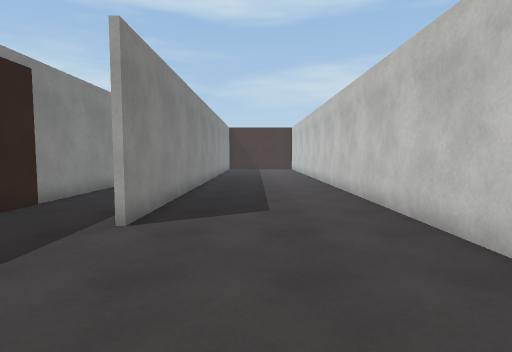
[1] (above)

19 first-person views from a walk through a scene from a Unity 3-D project. The camera is 1.4 m above the floor, tilts 4° down and sees 80° across. The floor is counted in squares, 1 m on a side. Each view is taken from the middle of a square. On the plan, view 1 faces up. The plan holds only what a view shows up to about 14 squares ahead; the rest is blank. The place goes on beyond the plan. The player is left out. Some surface patterns are stand-ins.

[2]
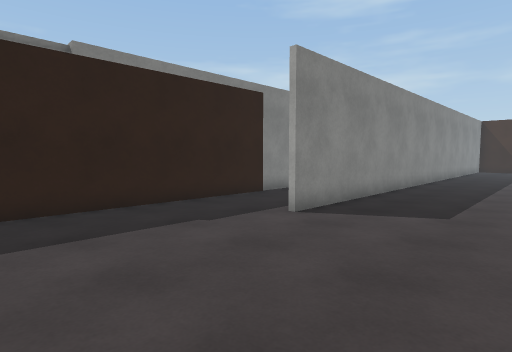

[3]
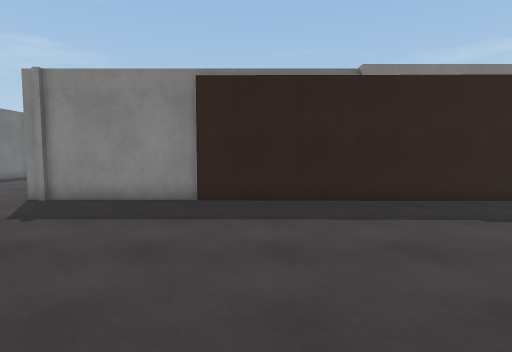

[4]
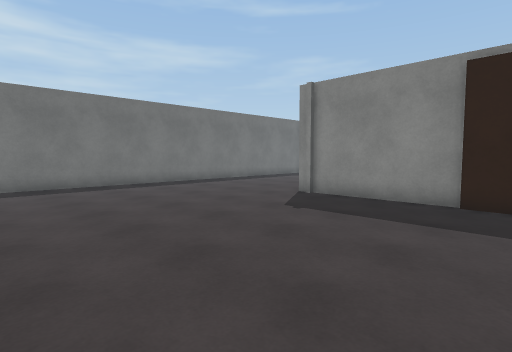

[5]
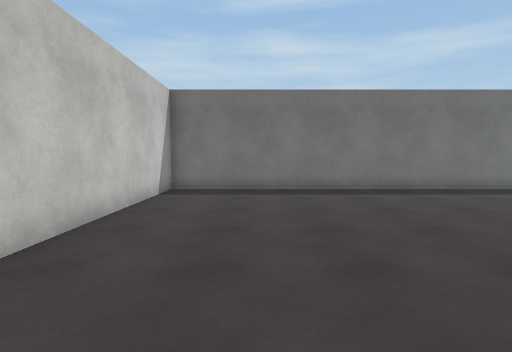

[6]
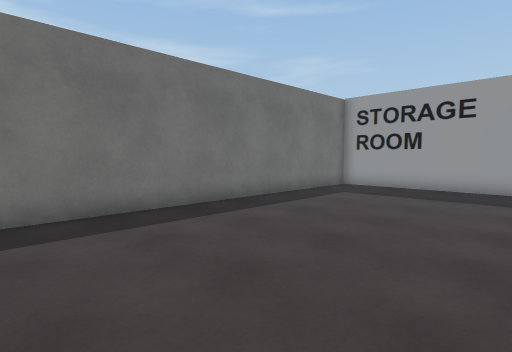

[7]
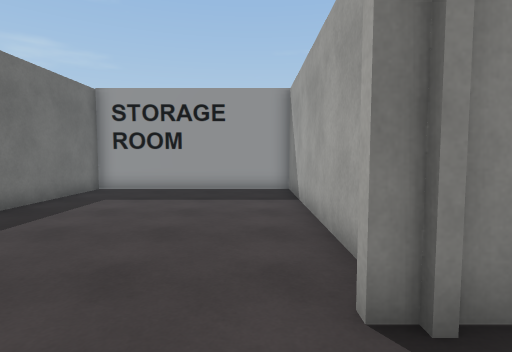

[8]
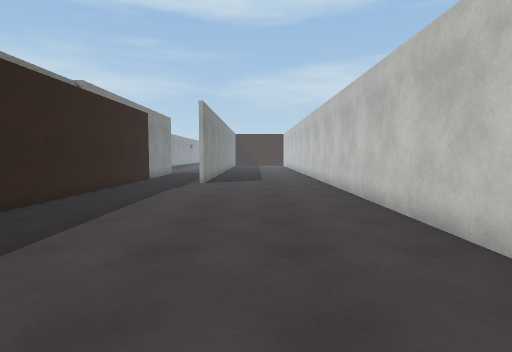

[9]
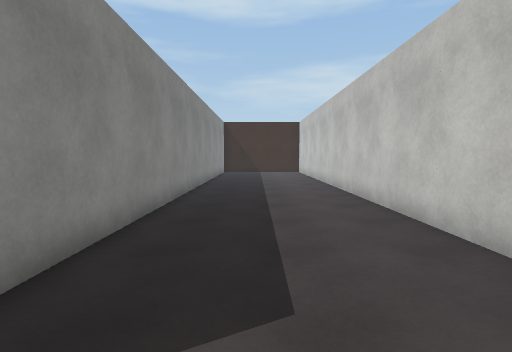

[10]
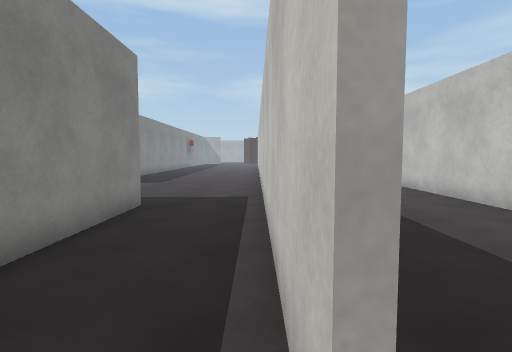

[11]
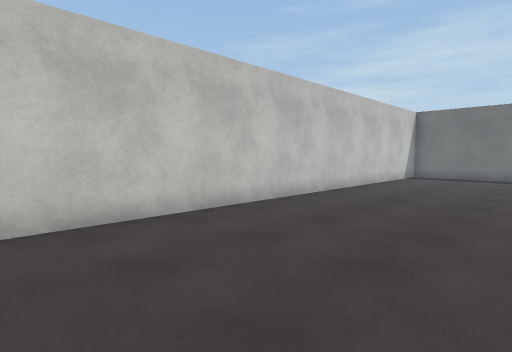

[12]
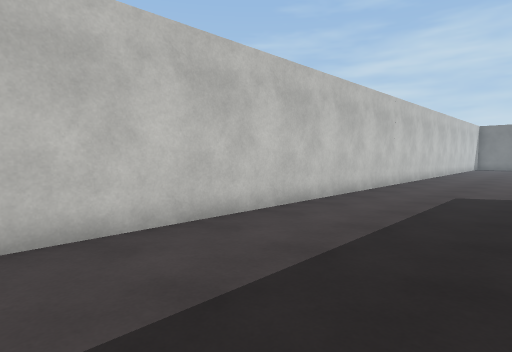

[13]
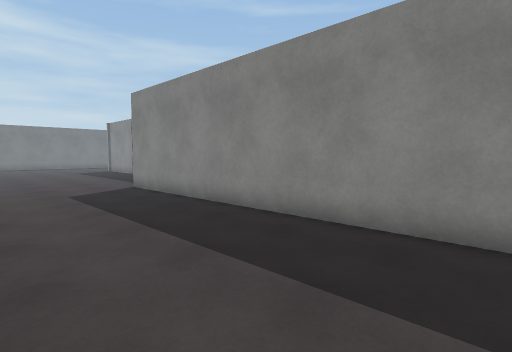

[14]
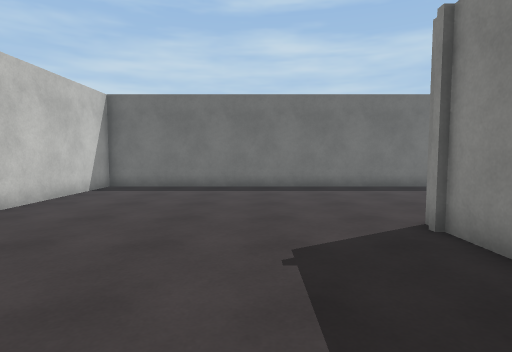

[15]
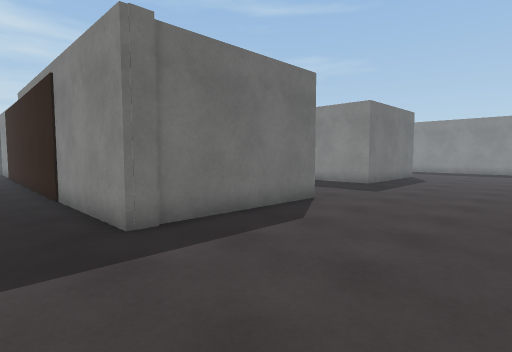

[16]
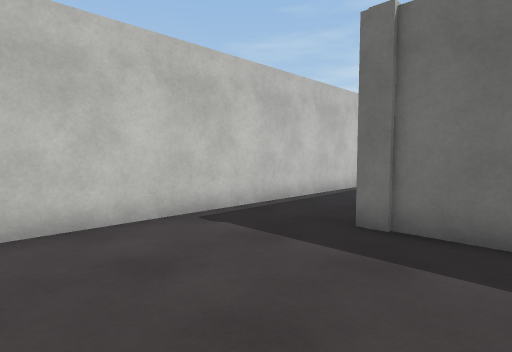

[17]
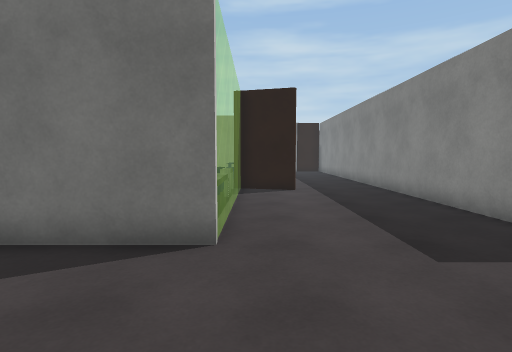

[18]
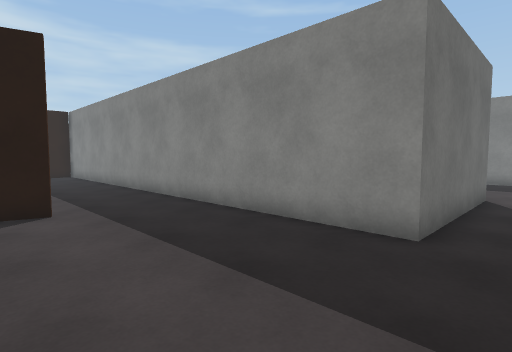

[19]
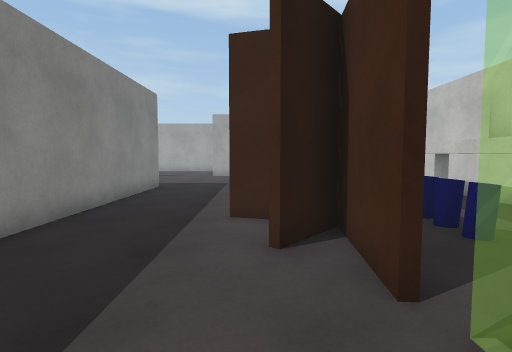

### Floor plan
Points are (right, up) in squares from view 1. A wall is a line through its corners. A room is listed if a view was taken in it or the views show most of it. See-through windows are left out.
Room 1 (views 1, 2, 3, 4, 5, 6, 7, 8, 9, 10, 11, 12, 13, 14)
walls: (-7.9, -7.6) (-16.4, -7.6) (-16.4, -15.4) (3.5, -15.4) (3.5, 19); (-6.2, 5.4) (-6.3, -8.2); (-2.6, 18.9) (-2.6, 5.9)
ways out: opening at (-4.5, 5) to room 2
Room 2 (views 15, 16, 17, 18, 19)
walls: (-14.6, 6) (-12.2, 5.3); (-13.6, 5.5) (-14.7, 5.8); (-12.5, 13.3) (-6.1, 13.3) (-6.2, 5.4); (-12.7, 1.7) (-12.4, 4.9) (-13.7, 3.3); (-19.5, 12.4) (-18.3, 12.4) (-18.3, -0.6); (-2.8, 5.9) (-2.8, 19.1)
ways out: opening at (-4.5, 5) to room 1; gap at (-12, 2)
objects: other object (-12, 6) to (-11, 6); other object (-12, 7) to (-11, 7); other object (-12, 9) to (-12, 10); blue cylinder (-10, 4); blue cylinder (-10, 5); blue cylinder (-10, 6)

Where each view was taken, in squares from view 1:
view 1: 0 up, 0 right, facing up
view 2: 0 up, 2 right, facing up-left
view 3: 1 down, 3 right, facing left
view 4: 1 down, 3 right, facing down-left
view 5: 3 down, 0 right, facing down
view 6: 8 down, 3 left, facing down-left
view 7: 9 down, 4 left, facing left
view 8: 9 down, 0 right, facing up
view 9: 5 up, 0 right, facing up
view 10: 5 up, 3 left, facing up
view 11: 5 up, 3 left, facing down-right
view 12: 19 up, 2 left, facing down-right
view 13: 19 up, 3 right, facing down-left
view 14: 2 down, 3 left, facing down
view 15: 19 up, 4 left, facing down-left
view 16: 19 up, 9 left, facing down-right
view 17: 18 up, 13 left, facing down
view 18: 14 up, 13 left, facing down-left
view 19: 1 down, 14 left, facing up
